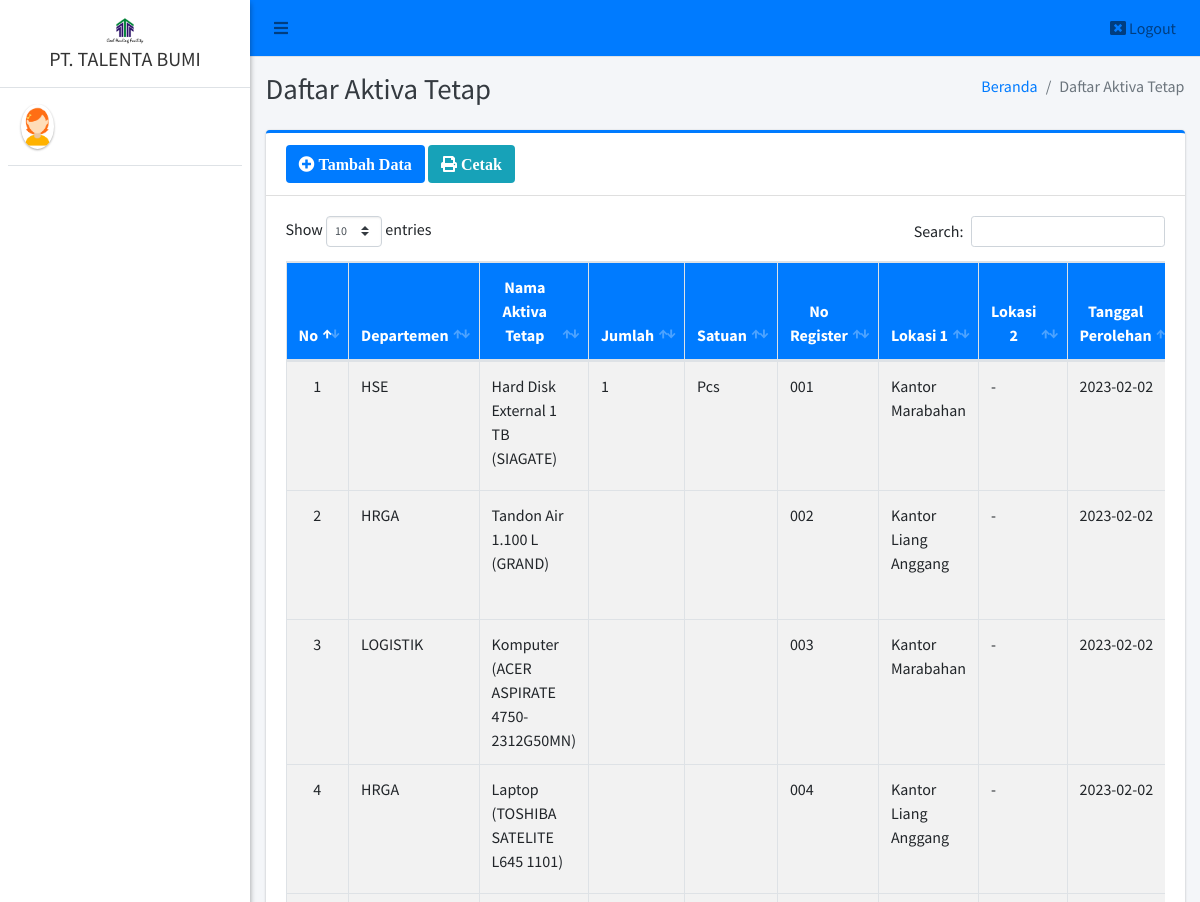
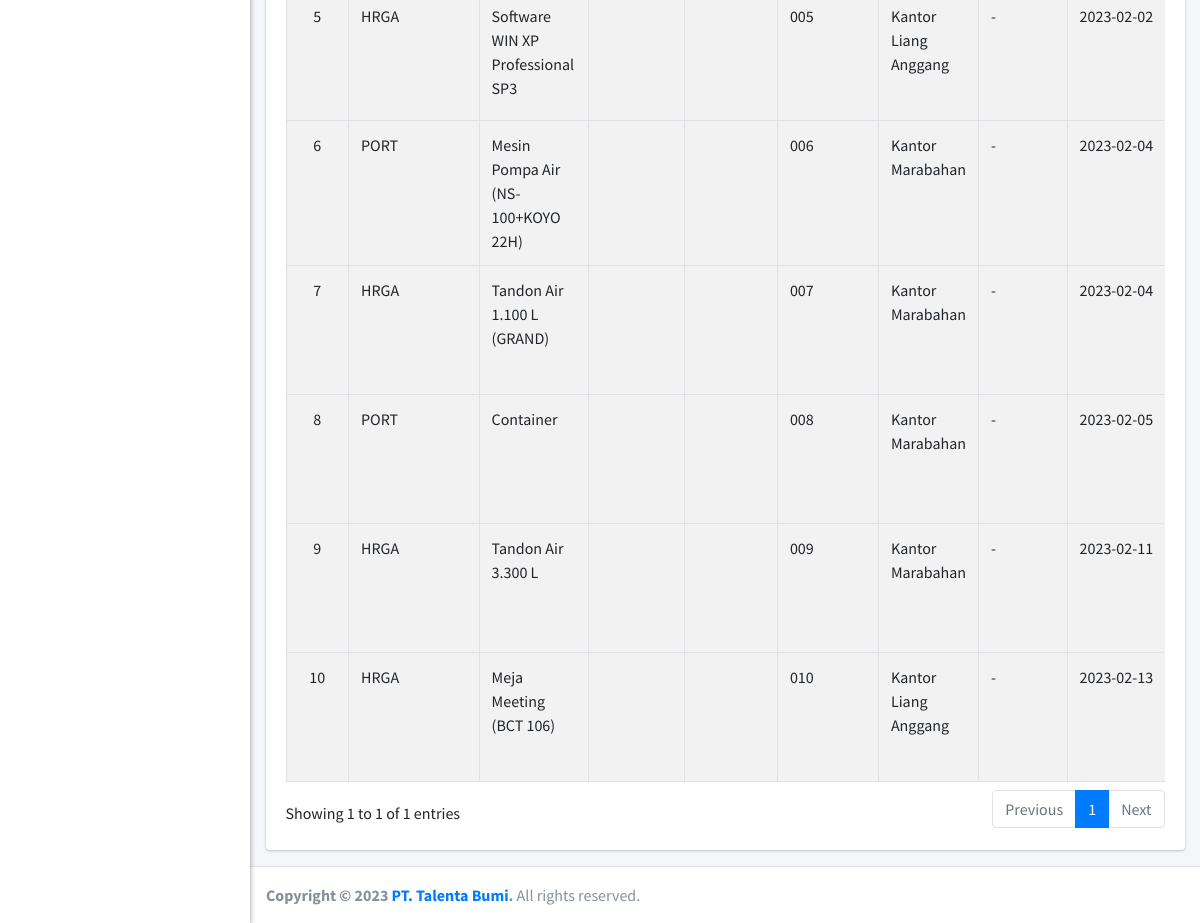
The page /admin/dat/index.php on the database its author committed (2 pictures, top to bottom).
### tables this page shows
CREATE TABLE `aktiva_tetap` (
  `id_aktiva` int(11) NOT NULL,
  `jenis_aktiva` varchar(25) NOT NULL,
  `nama_aktiva` varchar(40) NOT NULL,
  `no_register` varchar(25) NOT NULL,
  `lokasi1` varchar(150) NOT NULL,
  `lokasi2` varchar(150) NOT NULL,
  `tanggal_perolehan` date NOT NULL,
  `nilai_perolehan` varchar(50) NOT NULL,
  `jumlah` varchar(20) NOT NULL,
  `satuan` varchar(20) NOT NULL
);

### admin/dat/index.php (the view, shortened to what this page needs)
<?php
require '../../config/koneksi.php';
?>
<!DOCTYPE html>
<html>
<?php
include '../../templates/head.php';
?>
<body class="hold-transition sidebar-mini layout-fixed">
    <div class="wrapper">
        <?php
        include '../../templates/navbar.php';
        ?>
        <?php
        include '../../templates/sidebar.php';
        ?>
        <div class="content-wrapper">
            <div class="content-header">
                <div class="container-fluid">
                    <div class="row mb-2">
                        <div class="col-sm-6">
                            <h1 class="m-0 text-dark">Daftar Aktiva Tetap</h1>
                        </div>
                        <div class="col-sm-6">
                            <ol class="breadcrumb float-sm-right">
                                <li class="breadcrumb-item"><a href="#">Beranda</a></li>
                                <li class="breadcrumb-item active">Daftar Aktiva Tetap</li>
                            </ol>
                        </div>
                    </div>
                </div>
            </div>
            <section class="content">
                <div class="container-fluid">
                    <div class="row">
                        <div class="col-12">
                            <div class="card card-primary card-outline">
                                <div class="card-header">
                                    <a href="tambah" class="btn bg-primary"><i class="fa fa-plus-circle"> Tambah Data</i></a>
                                    <a href="#" data-toggle="modal" data-target="#dat" class="btn bg-info"><i class="fa fa-print"> Cetak</i></a>
                                </div>
                                <div class="card-body">
                                    <div class="table-responsive">
                                        <table id="example1" class="table table-bordered table-striped">
                                            <thead class="bg-primary">
                                                <tr align="center">
                                                    <th>No</th>
                                                    <th>Departemen</th>
                                                    <th>Nama Aktiva Tetap</th>
                                                    <th>Jumlah</th>
                                                    <th>Satuan</th>
                                                    <th>No Register</th>
                                                    <th>Lokasi 1</th>
                                                    <th>Lokasi 2</th>
                                                    <th>Tanggal Perolehan</th>
                                                </tr>
                                            </thead>
                                            <?php
                                            $no = 1;
                                            $data = $koneksi->query("SELECT * FROM aktiva_tetap ORDER BY id_aktiva ASC");
                                            while ($row = $data->fetch_array()) {
                                            ?>
                                                <tbody style="background-color: white">
                                                    <tr>
                                                        <td align="center"><?= $no++ ?></td>
                                                        <td><?= $row['jenis_aktiva'] ?></td>
                                                        <td><?= $row['nama_aktiva'] ?></td>
                                                        <td><?= $row['jumlah'] ?></td>
                                                        <td><?= $row['satuan'] ?></td>
                                                        <td><?= $row['no_register'] ?></td>
                                                        <td><?= $row['lokasi1'] ?></td>
                                                        <td><?= $row['lokasi2'] ?></td>
                                                        <td><?= $row['tanggal_perolehan'] ?></td>
                                                    </tr>
                                                </tbody>
                                            <?php } ?>
                                        </table>
                                    </div>
                                </div>
                            </div>
                        </div>
                    </div>
                </div>
            </section>
        </div>
        <?php include_once "../../templates/footer.php"; ?>
    </div>
</body>
</html>

### rows shown on the page
aktiva_tetap: jenis_aktiva "HSE", nama_aktiva "Hard Disk External 1 TB (SIAGATE)", jumlah "1", satuan "Pcs", no_register "001", lokasi1 "Kantor Marabahan", lokasi2 "-", tanggal_perolehan "2023-02-02"
aktiva_tetap: jenis_aktiva "HRGA", nama_aktiva "Tandon Air 1.100 L (GRAND)", no_register "002", lokasi1 "Kantor Liang Anggang", lokasi2 "-", tanggal_perolehan "2023-02-02"
aktiva_tetap: jenis_aktiva "LOGISTIK", nama_aktiva "Komputer (ACER ASPIRATE 4750- 2312G50MN)", no_register "003", lokasi1 "Kantor Marabahan", lokasi2 "-", tanggal_perolehan "2023-02-02"
aktiva_tetap: jenis_aktiva "HRGA", nama_aktiva "Laptop (TOSHIBA SATELITE L645 1101)", no_register "004", lokasi1 "Kantor Liang Anggang", lokasi2 "-", tanggal_perolehan "2023-02-02"
aktiva_tetap: jenis_aktiva "HRGA", nama_aktiva "Software WIN XP Professional SP3", no_register "005", lokasi1 "Kantor Liang Anggang", lokasi2 "-", tanggal_perolehan "2023-02-02"
aktiva_tetap: jenis_aktiva "PORT", nama_aktiva "Mesin Pompa Air (NS-100+KOYO 22H)", no_register "006", lokasi1 "Kantor Marabahan", lokasi2 "-", tanggal_perolehan "2023-02-04"
aktiva_tetap: jenis_aktiva "HRGA", nama_aktiva "Tandon Air 1.100 L (GRAND)", no_register "007", lokasi1 "Kantor Marabahan", lokasi2 "-", tanggal_perolehan "2023-02-04"
aktiva_tetap: jenis_aktiva "PORT", nama_aktiva "Container", no_register "008", lokasi1 "Kantor Marabahan", lokasi2 "-", tanggal_perolehan "2023-02-05"
aktiva_tetap: jenis_aktiva "HRGA", nama_aktiva "Tandon Air 3.300 L", no_register "009", lokasi1 "Kantor Marabahan", lokasi2 "-", tanggal_perolehan "2023-02-11"
aktiva_tetap: jenis_aktiva "HRGA", nama_aktiva "Meja Meeting (BCT 106)", no_register "010", lokasi1 "Kantor Liang Anggang", lokasi2 "-", tanggal_perolehan "2023-02-13"
